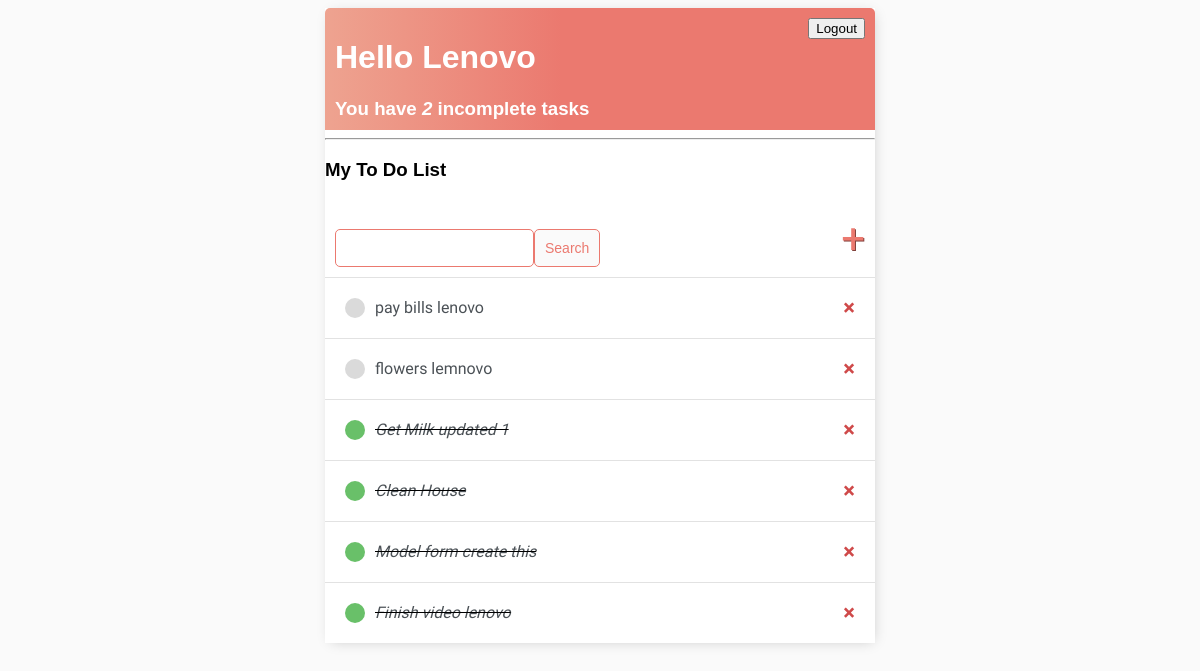
The app's page / (signed in), older data.
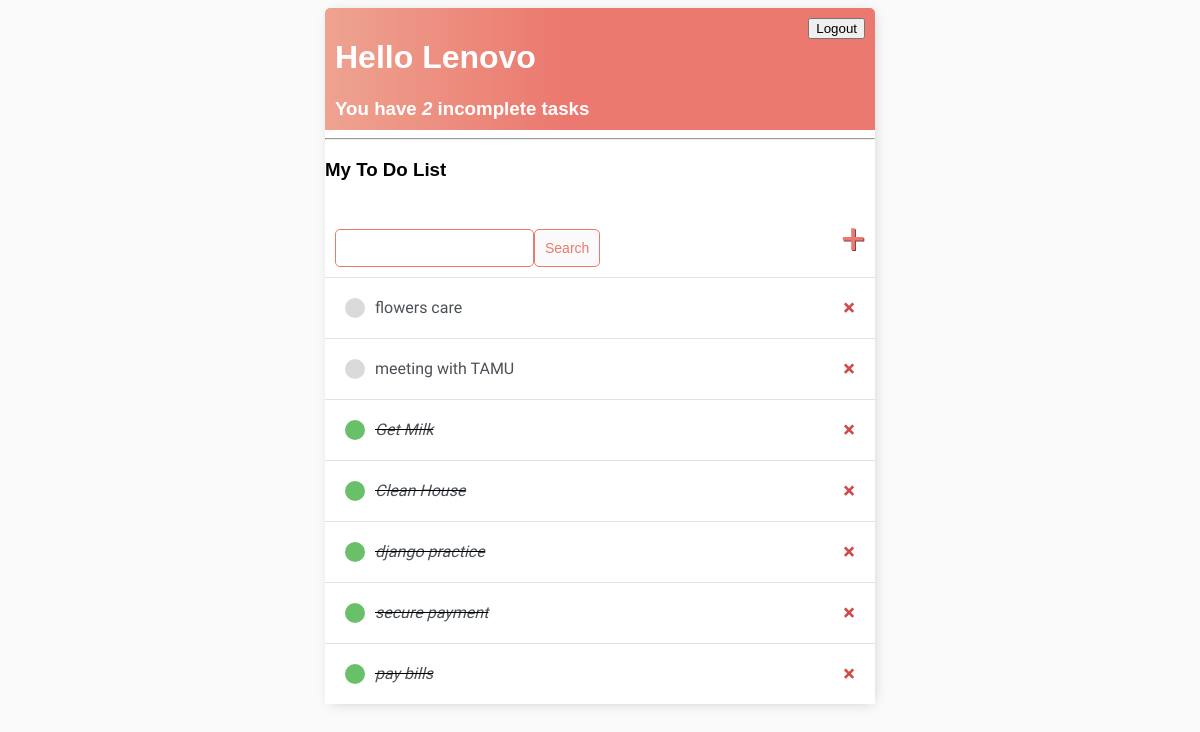
The same page, newer data.
### base/models.py (models this page shows)
class Task(models.Model):
    user = models.ForeignKey(User, on_delete=models.CASCADE, null=True, blank=True)
    title = models.CharField(max_length=200)
    description = models.TextField(null=True, blank=True)
    complete = models.BooleanField(default=False)
    create = models.DateTimeField(auto_now_add=True)
    def __str__(self):
        return self.title
    class Meta:
        ordering = ['complete']

### base/views.py (the view)
# urls.py: path('', TaskList.as_view(), name='tasks'),
class TaskList(LoginRequiredMixin, ListView):
    model = Task
    context_object_name = 'tasks'
    def get_context_data(self, **kwargs):
        context = super().get_context_data(**kwargs)
        context['tasks'] = context['tasks'].filter(user=self.request.user)
        context['count'] = context['tasks'].filter(complete = False).count()
        search_input = self.request.GET.get('search-area') or ''
        if search_input:
            context['tasks'] = context['tasks'].filter(title__startswith=search_input)
        context['search_input'] = search_input
        return context

### base/templates/base/task_list.html (shortened to what this page needs)
{% extends 'base/main.html' %}
{% block content %}
<div class="header-bar">
    <div>
        <h1>Hello {{request.user|title}}</h1>
        <h3 style="margin:0">You have <i>{{count}}</i> incomplete task{{count|pluralize:"s"}}</h3>
    </div>
    {% if request.user.is_authenticated %}
        <form action="{% url 'logout' %}" method="post">
            <button type="submit">Logout</button>
        </form>
    {% else %}
        <a href="{% url 'login' %}">Login</a>
    {% endif %}
</div>
<hr>
    <h3>My To Do List {{color}}</h3>
<div id="search-add-wrapper">
    <form method="GET" style="margin-top:20px; display:flex;">
        <input type="text" name="search-area" value="{{search_input}}">
        <input class="button" type="submit" value="Search">
    </form>
    <a id="add-link" href="{% url 'task-create' %}">&#x2b;</a>
</div>
<div class="task-items-wrapper">
    {% for task in tasks %}
        <div class="task-wrapper">
            {% if task.complete %}
                <div class="task-title">
                    <div class="task-complete-icon"></div>
                    <i><s><a href="{% url 'task-update' task.id %}">{{task}}</a></s></i>
                </div>
                <a class="delete-link" href="{% url 'task-delete' task.id %}">&#215;</a>
            {% else %}
                <div class="task-title">
                    <div class="task-incomplete-icon"></div>
                    <a href="{% url 'task-update' task.id %}">{{task}}</a>
                </div>
                <a class="delete-link" href="{% url 'task-delete' task.id %}">&#215;</a>
            {% endif %}
        </div>
    {% empty %}
        <h3>No items in List</h3>
    {% endfor %}
</div>
{% endblock content %}

### base/templates/base/main.html (shortened to what this page needs)
<!DOCTYPE html>
<html lang="en">
<head>
</head>
<body>
<div class="container">
    {% block content %}
    {% endblock content %}
</div>
</body>
</html>

### base/templates/base/main.html (style rules this page uses)
body { background-color: #FAFAFA; font-family: "Nunito", sans-serif; padding-top: 50; }
.container { max-width: 550px; margin:auto; background-color: #fff; -webkit-box-shadow:2px 2px 13px -4px rgba(0, 0, 0, 0.21); box-shadow: 2px 2px 13px -4px rgba(0, 0,0 0.21); }
.header-bar { display: flex; justify-content:space-between; color:#fff; padding:10px; border-radius: 5px 5px 0 0; background: linear-gradient(90deg, #EEA390 0%, #EB796F 43%, #EB796F 100%); }
h1, h2, h3, h4, h5, h6 { font-family: 'Raleway', sans-serif; }
a, p { color:#4b5156; }
.task-wrapper { display: flex; align-items: center; justify-content: space-between; padding: 20px; background-color: #fff; border-top: 1px solid rgb(226, 226, 226); }
.task-title { display: flex; }
.task-title a { text-decoration: none; color: #4b5156; margin-left: 10px; }
.task-complete-icon { height: 20px; width: 20px; background-color: rgb(105, 192, 105); border-radius: 50%; }
.task-incomplete-icon { height: 20px; width: 20px; background-color: rgb(218, 218, 218); border-radius: 50%; }
.delete-link { text-decoration: none; font-weight: 900; color: #cf4949; font-size:22px; line-height: 0; }
#search-add-wrapper { display: flex; justify-content: space-between; align-items: center; padding: 10px; }
#add-link { color:#EB796F; text-decoration: none; font-size: 42px; text-shadow: 1px 1px #81413b; }
input[type=text], input[type=password], textarea { border: 1px, solid #EB796F; border-radius: 5px; padding: 10px; width: 90%; }
.button { border:1px solid #EB796F; background-color: #FAFAFA; color:#EB796F; padding: 10px; font-size: 14px; border-radius: 5px; cursor: pointer; text-decoration: none; }

Row changes from the older to the newer data that the page shows:
changed Task: title "flowers lemnovo" → "flowers care"
added Task: title "meeting with TAMU"
changed Task: title "Get Milk updated 1" → "Get Milk"
changed Task: title "Model form create this" → "django practice"
changed Task: title "Finish video lenovo" → "secure payment"
changed Task: complete False → True (drawn); title "pay bills lenovo" → "pay bills"; moves down the list
